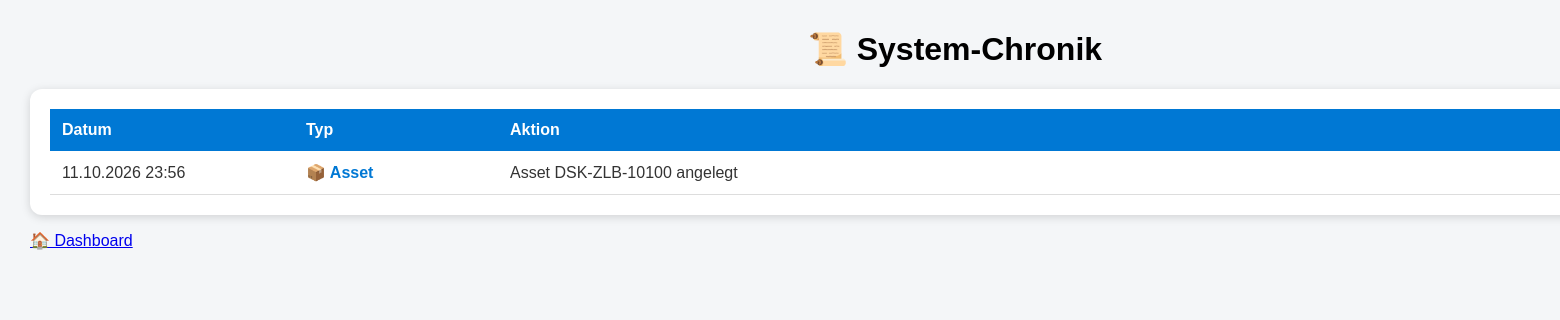
The page /historie on the database as committed earlier.
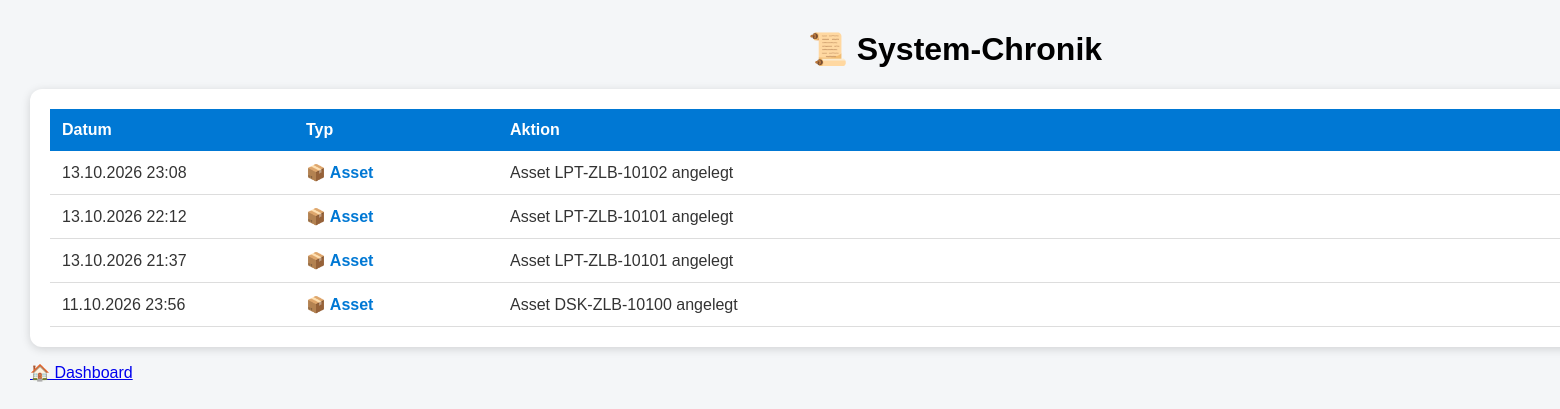
The same page on the database as committed later.
### tables this page shows
CREATE TABLE historie (
            id INTEGER PRIMARY KEY,
            datum TEXT,
            typ TEXT,
            aktion TEXT

        );

### app.py (the view)
@app.route("/historie")
def historie():
    verbindung = sqlite3.connect("asset_management.db")
    cursor = verbindung.cursor()
    cursor.execute("""
        SELECT datum, typ, aktion
        FROM historie
        ORDER BY id DESC
    """)
    eintraege = cursor.fetchall()
    verbindung.close()
    return render_template(
        "historie.html",
        eintraege=eintraege
    )

### templates/historie.html (shortened to what this page needs)
<!DOCTYPE html>
<html>
<head>
    <link rel="stylesheet"
          href="{{ url_for('static', filename='style.css')   }}">
</head>
<body>
    <div class="container">
        <h1>📜 System-Chronik</h1>
        <div class="card">
            <table>
                <tr>
                    <th class="datum">Datum</th>
                    <th class="typ">Typ</th>
                    <th>Aktion</th>
                </tr>
                {% for e in eintraege %}
                <tr>
                    <td>{{ e[0] }}</td>
                    <td>
                        {% if e[1] == "Asset" %}
                            <span class="asset">
                                📦 Asset
                            </span>
                        {% elif e[1] == "Mitarbeiter" %}
                            <span class="mitarbeiter">
                                👤 Mitarbeiter
                            </span>
                        {% else %}
                            {{ e[1] }}
                        {% endif %}
                    </td>
                    <td>{{ e[2] }}</td>
                </tr>
                {% endfor %}
            </table>
        </div>
        <p><a href="/">🏠 Dashboard</a></p>
    </div>
</body>
</html>

Rows that differ between the two databases and show on the page:
added historie: datum "13.10.2026 23:08", typ "📦 Asset", aktion "Asset LPT-ZLB-10102 angelegt"
added historie: datum "13.10.2026 22:12", typ "📦 Asset", aktion "Asset LPT-ZLB-10101 angelegt"
added historie: datum "13.10.2026 21:37", typ "📦 Asset", aktion "Asset LPT-ZLB-10101 angelegt"
